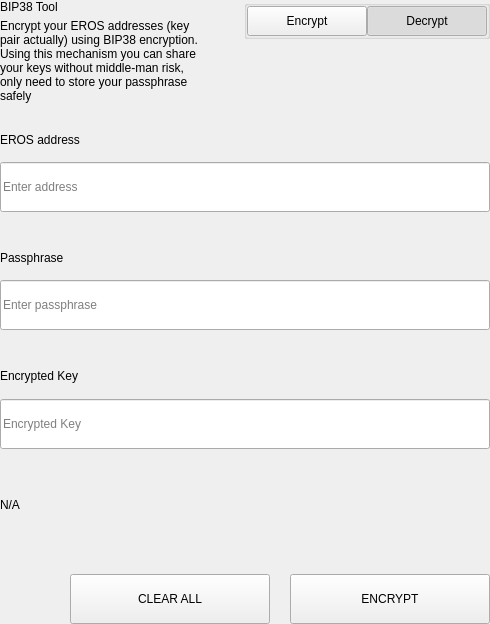
<?xml version="1.0" encoding="UTF-8"?>
<ui version="4.0">
 <class>SettingsBitToolWidget</class>
 <widget class="QWidget" name="SettingsBitToolWidget">
  <property name="geometry">
   <rect>
    <x>0</x>
    <y>0</y>
    <width>490</width>
    <height>624</height>
   </rect>
  </property>
  <property name="windowTitle">
   <string>Form</string>
  </property>
  <layout class="QVBoxLayout" name="verticalLayout">
   <property name="spacing">
    <number>0</number>
   </property>
   <property name="leftMargin">
    <number>0</number>
   </property>
   <property name="topMargin">
    <number>0</number>
   </property>
   <property name="rightMargin">
    <number>0</number>
   </property>
   <property name="bottomMargin">
    <number>0</number>
   </property>
   <item>
    <widget class="QWidget" name="left" native="true">
     <layout class="QVBoxLayout" name="verticalLayout_3">
      <property name="leftMargin">
       <number>0</number>
      </property>
      <property name="topMargin">
       <number>0</number>
      </property>
      <property name="rightMargin">
       <number>0</number>
      </property>
      <property name="bottomMargin">
       <number>0</number>
      </property>
      <item>
       <layout class="QVBoxLayout" name="verticalLayout_2">
        <property name="spacing">
         <number>0</number>
        </property>
        <item>
         <layout class="QHBoxLayout" name="horizontalLayout_3" stretch="3,1">
          <property name="spacing">
           <number>40</number>
          </property>
          <item>
           <layout class="QVBoxLayout" name="verticalLayoutTitle">
            <property name="spacing">
             <number>5</number>
            </property>
            <item>
             <widget class="QLabel" name="labelTitle">
              <property name="text">
               <string>BIP38 Tool</string>
              </property>
             </widget>
            </item>
            <item>
             <widget class="QLabel" name="labelSubtitle1">
              <property name="text">
               <string>Encrypt your EROS addresses (key pair actually) using BIP38 encryption.
Using this mechanism you can share your keys without middle-man risk, only need to store your passphrase safely</string>
              </property>
              <property name="wordWrap">
               <bool>true</bool>
              </property>
             </widget>
            </item>
           </layout>
          </item>
          <item alignment="Qt::AlignTop">
           <widget class="QGroupBox" name="groupBox">
            <property name="title">
             <string/>
            </property>
            <property name="alignment">
             <set>Qt::AlignLeading|Qt::AlignLeft|Qt::AlignTop</set>
            </property>
            <layout class="QHBoxLayout" name="horizontalLayout_4">
             <property name="spacing">
              <number>0</number>
             </property>
             <property name="leftMargin">
              <number>0</number>
             </property>
             <property name="topMargin">
              <number>0</number>
             </property>
             <property name="rightMargin">
              <number>0</number>
             </property>
             <property name="bottomMargin">
              <number>0</number>
             </property>
             <item>
              <spacer name="horizontalSpacer">
               <property name="orientation">
                <enum>Qt::Horizontal</enum>
               </property>
               <property name="sizeHint" stdset="0">
                <size>
                 <width>40</width>
                 <height>20</height>
                </size>
               </property>
              </spacer>
             </item>
             <item>
              <widget class="QPushButton" name="pushLeft">
               <property name="minimumSize">
                <size>
                 <width>120</width>
                 <height>30</height>
                </size>
               </property>
               <property name="maximumSize">
                <size>
                 <width>120</width>
                 <height>30</height>
                </size>
               </property>
               <property name="focusPolicy">
                <enum>Qt::NoFocus</enum>
               </property>
               <property name="text">
                <string>Encrypt</string>
               </property>
               <property name="checkable">
                <bool>true</bool>
               </property>
               <property name="autoExclusive">
                <bool>true</bool>
               </property>
              </widget>
             </item>
             <item>
              <widget class="QPushButton" name="pushRight">
               <property name="minimumSize">
                <size>
                 <width>120</width>
                 <height>30</height>
                </size>
               </property>
               <property name="maximumSize">
                <size>
                 <width>120</width>
                 <height>30</height>
                </size>
               </property>
               <property name="focusPolicy">
                <enum>Qt::NoFocus</enum>
               </property>
               <property name="text">
                <string>Decrypt</string>
               </property>
               <property name="checkable">
                <bool>true</bool>
               </property>
               <property name="checked">
                <bool>true</bool>
               </property>
               <property name="autoExclusive">
                <bool>true</bool>
               </property>
              </widget>
             </item>
            </layout>
           </widget>
          </item>
         </layout>
        </item>
        <item>
         <widget class="QStackedWidget" name="stackedWidget">
          <property name="currentIndex">
           <number>1</number>
          </property>
          <widget class="QWidget" name="pageDecrypt">
           <layout class="QVBoxLayout" name="verticalLayout_5">
            <property name="spacing">
             <number>0</number>
            </property>
            <property name="leftMargin">
             <number>0</number>
            </property>
            <property name="topMargin">
             <number>0</number>
            </property>
            <property name="rightMargin">
             <number>0</number>
            </property>
            <property name="bottomMargin">
             <number>0</number>
            </property>
            <item>
             <widget class="QWidget" name="widget" native="true">
              <property name="minimumSize">
               <size>
                <width>0</width>
                <height>100</height>
               </size>
              </property>
              <layout class="QVBoxLayout" name="verticalLayout_4">
               <property name="spacing">
                <number>0</number>
               </property>
               <property name="leftMargin">
                <number>0</number>
               </property>
               <property name="topMargin">
                <number>0</number>
               </property>
               <property name="rightMargin">
                <number>0</number>
               </property>
               <property name="bottomMargin">
                <number>0</number>
               </property>
               <item>
                <spacer name="verticalSpacer_2">
                 <property name="orientation">
                  <enum>Qt::Vertical</enum>
                 </property>
                 <property name="sizeType">
                  <enum>QSizePolicy::Fixed</enum>
                 </property>
                 <property name="sizeHint" stdset="0">
                  <size>
                   <width>20</width>
                   <height>20</height>
                  </size>
                 </property>
                </spacer>
               </item>
               <item>
                <layout class="QHBoxLayout" name="horizontalLayout_6" stretch="2">
                 <property name="spacing">
                  <number>0</number>
                 </property>
                 <item>
                  <layout class="QVBoxLayout" name="verticalLayout_7">
                   <property name="spacing">
                    <number>9</number>
                   </property>
                   <item>
                    <widget class="QLabel" name="labelSubtitleKey">
                     <property name="minimumSize">
                      <size>
                       <width>0</width>
                       <height>20</height>
                      </size>
                     </property>
                     <property name="maximumSize">
                      <size>
                       <width>16777215</width>
                       <height>20</height>
                      </size>
                     </property>
                     <property name="text">
                      <string>Encrypted key</string>
                     </property>
                    </widget>
                   </item>
                   <item>
                    <widget class="QLineEdit" name="lineEditKey">
                     <property name="minimumSize">
                      <size>
                       <width>0</width>
                       <height>50</height>
                      </size>
                     </property>
                     <property name="maximumSize">
                      <size>
                       <width>16777215</width>
                       <height>50</height>
                      </size>
                     </property>
                     <property name="placeholderText">
                      <string>Enter a encrypted key</string>
                     </property>
                    </widget>
                   </item>
                  </layout>
                 </item>
                </layout>
               </item>
               <item>
                <spacer name="verticalSpacer_3">
                 <property name="orientation">
                  <enum>Qt::Vertical</enum>
                 </property>
                 <property name="sizeType">
                  <enum>QSizePolicy::Fixed</enum>
                 </property>
                 <property name="sizeHint" stdset="0">
                  <size>
                   <width>20</width>
                   <height>20</height>
                  </size>
                 </property>
                </spacer>
               </item>
               <item>
                <layout class="QVBoxLayout" name="verticalLayout_9">
                 <property name="spacing">
                  <number>9</number>
                 </property>
                 <item>
                  <widget class="QLabel" name="labelSubtitlePassphrase">
                   <property name="maximumSize">
                    <size>
                     <width>16777215</width>
                     <height>20</height>
                    </size>
                   </property>
                   <property name="text">
                    <string>Passphrase</string>
                   </property>
                  </widget>
                 </item>
                 <item>
                  <widget class="QLineEdit" name="lineEditPassphrase">
                   <property name="minimumSize">
                    <size>
                     <width>0</width>
                     <height>50</height>
                    </size>
                   </property>
                   <property name="maximumSize">
                    <size>
                     <width>16777215</width>
                     <height>50</height>
                    </size>
                   </property>
                   <property name="placeholderText">
                    <string>Enter a passphrase</string>
                   </property>
                  </widget>
                 </item>
                </layout>
               </item>
               <item>
                <spacer name="verticalSpacer_4">
                 <property name="orientation">
                  <enum>Qt::Vertical</enum>
                 </property>
                 <property name="sizeType">
                  <enum>QSizePolicy::Fixed</enum>
                 </property>
                 <property name="sizeHint" stdset="0">
                  <size>
                   <width>20</width>
                   <height>20</height>
                  </size>
                 </property>
                </spacer>
               </item>
               <item>
                <widget class="QWidget" name="widget_3" native="true">
                 <property name="sizePolicy">
                  <sizepolicy hsizetype="Preferred" vsizetype="Fixed">
                   <horstretch>0</horstretch>
                   <verstretch>0</verstretch>
                  </sizepolicy>
                 </property>
                 <layout class="QVBoxLayout" name="verticalLayout_10">
                  <property name="spacing">
                   <number>9</number>
                  </property>
                  <property name="leftMargin">
                   <number>0</number>
                  </property>
                  <property name="topMargin">
                   <number>0</number>
                  </property>
                  <property name="rightMargin">
                   <number>0</number>
                  </property>
                  <property name="bottomMargin">
                   <number>0</number>
                  </property>
                  <item>
                   <widget class="QLabel" name="labelSubtitleDecryptResult">
                    <property name="minimumSize">
                     <size>
                      <width>0</width>
                      <height>20</height>
                     </size>
                    </property>
                    <property name="maximumSize">
                     <size>
                      <width>16777215</width>
                      <height>20</height>
                     </size>
                    </property>
                    <property name="text">
                     <string>Decrypted address result</string>
                    </property>
                   </widget>
                  </item>
                  <item>
                   <widget class="QWidget" name="widget_4" native="true">
                    <layout class="QHBoxLayout" name="horizontalLayout" stretch="6,0,1">
                     <property name="spacing">
                      <number>0</number>
                     </property>
                     <property name="leftMargin">
                      <number>0</number>
                     </property>
                     <property name="topMargin">
                      <number>0</number>
                     </property>
                     <property name="rightMargin">
                      <number>0</number>
                     </property>
                     <property name="bottomMargin">
                      <number>0</number>
                     </property>
                     <item alignment="Qt::AlignVCenter">
                      <widget class="QLineEdit" name="lineEditDecryptResult">
                       <property name="minimumSize">
                        <size>
                         <width>0</width>
                         <height>50</height>
                        </size>
                       </property>
                       <property name="maximumSize">
                        <size>
                         <width>16777215</width>
                         <height>50</height>
                        </size>
                       </property>
                       <property name="placeholderText">
                        <string>Decrypted Address</string>
                       </property>
                      </widget>
                     </item>
                     <item>
                      <spacer name="horizontalSpacer_4">
                       <property name="orientation">
                        <enum>Qt::Horizontal</enum>
                       </property>
                       <property name="sizeType">
                        <enum>QSizePolicy::Fixed</enum>
                       </property>
                       <property name="sizeHint" stdset="0">
                        <size>
                         <width>20</width>
                         <height>50</height>
                        </size>
                       </property>
                      </spacer>
                     </item>
                     <item>
                      <widget class="QPushButton" name="pushButtonImport">
                       <property name="minimumSize">
                        <size>
                         <width>140</width>
                         <height>40</height>
                        </size>
                       </property>
                       <property name="text">
                        <string>Import Address</string>
                       </property>
                      </widget>
                     </item>
                    </layout>
                   </widget>
                  </item>
                 </layout>
                </widget>
               </item>
               <item>
                <widget class="QLabel" name="statusLabel_DEC">
                 <property name="maximumSize">
                  <size>
                   <width>16777215</width>
                   <height>40</height>
                  </size>
                 </property>
                 <property name="text">
                  <string/>
                 </property>
                </widget>
               </item>
               <item>
                <spacer name="verticalSpacer">
                 <property name="orientation">
                  <enum>Qt::Vertical</enum>
                 </property>
                 <property name="sizeType">
                  <enum>QSizePolicy::Preferred</enum>
                 </property>
                 <property name="sizeHint" stdset="0">
                  <size>
                   <width>20</width>
                   <height>20</height>
                  </size>
                 </property>
                </spacer>
               </item>
               <item>
                <layout class="QHBoxLayout" name="horizontalLayout_7">
                 <property name="spacing">
                  <number>0</number>
                 </property>
                 <item>
                  <spacer name="horizontalSpacer_5">
                   <property name="orientation">
                    <enum>Qt::Horizontal</enum>
                   </property>
                   <property name="sizeType">
                    <enum>QSizePolicy::Expanding</enum>
                   </property>
                   <property name="sizeHint" stdset="0">
                    <size>
                     <width>40</width>
                     <height>20</height>
                    </size>
                   </property>
                  </spacer>
                 </item>
                 <item>
                  <widget class="QPushButton" name="pushButtonDecryptClear">
                   <property name="minimumSize">
                    <size>
                     <width>200</width>
                     <height>50</height>
                    </size>
                   </property>
                   <property name="maximumSize">
                    <size>
                     <width>200</width>
                     <height>50</height>
                    </size>
                   </property>
                   <property name="text">
                    <string>CLEAR</string>
                   </property>
                  </widget>
                 </item>
                 <item>
                  <spacer name="horizontalSpacer_3">
                   <property name="orientation">
                    <enum>Qt::Horizontal</enum>
                   </property>
                   <property name="sizeType">
                    <enum>QSizePolicy::Fixed</enum>
                   </property>
                   <property name="sizeHint" stdset="0">
                    <size>
                     <width>20</width>
                     <height>20</height>
                    </size>
                   </property>
                  </spacer>
                 </item>
                 <item>
                  <widget class="QPushButton" name="pushButtonDecrypt">
                   <property name="minimumSize">
                    <size>
                     <width>200</width>
                     <height>50</height>
                    </size>
                   </property>
                   <property name="maximumSize">
                    <size>
                     <width>200</width>
                     <height>50</height>
                    </size>
                   </property>
                   <property name="text">
                    <string>DECRYPT KEY</string>
                   </property>
                  </widget>
                 </item>
                </layout>
               </item>
              </layout>
             </widget>
            </item>
           </layout>
          </widget>
          <widget class="QWidget" name="pageEncrypt">
           <layout class="QVBoxLayout" name="verticalLayout_11">
            <property name="spacing">
             <number>0</number>
            </property>
            <property name="leftMargin">
             <number>0</number>
            </property>
            <property name="topMargin">
             <number>0</number>
            </property>
            <property name="rightMargin">
             <number>0</number>
            </property>
            <property name="bottomMargin">
             <number>0</number>
            </property>
            <item>
             <spacer name="verticalSpacer_8">
              <property name="orientation">
               <enum>Qt::Vertical</enum>
              </property>
              <property name="sizeType">
               <enum>QSizePolicy::Fixed</enum>
              </property>
              <property name="sizeHint" stdset="0">
               <size>
                <width>20</width>
                <height>20</height>
               </size>
              </property>
             </spacer>
            </item>
            <item>
             <widget class="QWidget" name="containerAddressEnc" native="true">
              <layout class="QVBoxLayout" name="containerAddressEncLayout">
               <property name="spacing">
                <number>5</number>
               </property>
               <property name="leftMargin">
                <number>0</number>
               </property>
               <property name="topMargin">
                <number>0</number>
               </property>
               <property name="rightMargin">
                <number>0</number>
               </property>
               <property name="bottomMargin">
                <number>0</number>
               </property>
               <item>
                <widget class="QLabel" name="labelSubtitleAddress">
                 <property name="minimumSize">
                  <size>
                   <width>0</width>
                   <height>20</height>
                  </size>
                 </property>
                 <property name="maximumSize">
                  <size>
                   <width>16777215</width>
                   <height>20</height>
                  </size>
                 </property>
                 <property name="text">
                  <string>EROS address</string>
                 </property>
                </widget>
               </item>
               <item>
                <widget class="QLineEdit" name="addressIn_ENC">
                 <property name="minimumSize">
                  <size>
                   <width>0</width>
                   <height>50</height>
                  </size>
                 </property>
                 <property name="placeholderText">
                  <string>Enter address</string>
                 </property>
                </widget>
               </item>
              </layout>
             </widget>
            </item>
            <item>
             <spacer name="verticalSpacer_6">
              <property name="orientation">
               <enum>Qt::Vertical</enum>
              </property>
              <property name="sizeType">
               <enum>QSizePolicy::Fixed</enum>
              </property>
              <property name="sizeHint" stdset="0">
               <size>
                <width>20</width>
                <height>20</height>
               </size>
              </property>
             </spacer>
            </item>
            <item>
             <widget class="QWidget" name="containerAddress" native="true">
              <layout class="QHBoxLayout" name="horizontalLayout_9" stretch="2">
               <property name="spacing">
                <number>0</number>
               </property>
               <property name="leftMargin">
                <number>0</number>
               </property>
               <property name="topMargin">
                <number>0</number>
               </property>
               <property name="rightMargin">
                <number>0</number>
               </property>
               <property name="bottomMargin">
                <number>0</number>
               </property>
               <item>
                <layout class="QVBoxLayout" name="verticalLayout_8">
                 <property name="spacing">
                  <number>5</number>
                 </property>
                 <item>
                  <widget class="QLabel" name="labelSubtitleMessage">
                   <property name="minimumSize">
                    <size>
                     <width>0</width>
                     <height>20</height>
                    </size>
                   </property>
                   <property name="maximumSize">
                    <size>
                     <width>16777215</width>
                     <height>20</height>
                    </size>
                   </property>
                   <property name="text">
                    <string>Passphrase</string>
                   </property>
                  </widget>
                 </item>
                 <item>
                  <widget class="QLineEdit" name="passphraseIn_ENC">
                   <property name="minimumSize">
                    <size>
                     <width>0</width>
                     <height>50</height>
                    </size>
                   </property>
                   <property name="maximumSize">
                    <size>
                     <width>16777215</width>
                     <height>50</height>
                    </size>
                   </property>
                   <property name="placeholderText">
                    <string>Enter passphrase</string>
                   </property>
                  </widget>
                 </item>
                </layout>
               </item>
              </layout>
             </widget>
            </item>
            <item>
             <spacer name="verticalSpacer_7">
              <property name="orientation">
               <enum>Qt::Vertical</enum>
              </property>
              <property name="sizeType">
               <enum>QSizePolicy::Fixed</enum>
              </property>
              <property name="sizeHint" stdset="0">
               <size>
                <width>20</width>
                <height>20</height>
               </size>
              </property>
             </spacer>
            </item>
            <item>
             <widget class="QWidget" name="widget_2" native="true">
              <property name="minimumSize">
               <size>
                <width>0</width>
                <height>75</height>
               </size>
              </property>
              <property name="maximumSize">
               <size>
                <width>16777215</width>
                <height>16777215</height>
               </size>
              </property>
              <layout class="QVBoxLayout" name="verticalLayout_6">
               <property name="leftMargin">
                <number>0</number>
               </property>
               <property name="topMargin">
                <number>0</number>
               </property>
               <property name="rightMargin">
                <number>0</number>
               </property>
               <property name="bottomMargin">
                <number>0</number>
               </property>
               <item>
                <widget class="QLabel" name="labelSubtitleEncryptedKey">
                 <property name="minimumSize">
                  <size>
                   <width>0</width>
                   <height>20</height>
                  </size>
                 </property>
                 <property name="maximumSize">
                  <size>
                   <width>16777215</width>
                   <height>20</height>
                  </size>
                 </property>
                 <property name="text">
                  <string>Encrypted Key</string>
                 </property>
                </widget>
               </item>
               <item>
                <widget class="QLineEdit" name="encryptedKeyOut_ENC">
                 <property name="minimumSize">
                  <size>
                   <width>0</width>
                   <height>50</height>
                  </size>
                 </property>
                 <property name="placeholderText">
                  <string>Encrypted Key</string>
                 </property>
                </widget>
               </item>
              </layout>
             </widget>
            </item>
            <item>
             <widget class="QLabel" name="statusLabel_ENC">
              <property name="text">
               <string notr="true">N/A</string>
              </property>
             </widget>
            </item>
            <item>
             <spacer name="verticalSpacer_5">
              <property name="orientation">
               <enum>Qt::Vertical</enum>
              </property>
              <property name="sizeType">
               <enum>QSizePolicy::Fixed</enum>
              </property>
              <property name="sizeHint" stdset="0">
               <size>
                <width>20</width>
                <height>20</height>
               </size>
              </property>
             </spacer>
            </item>
            <item>
             <layout class="QHBoxLayout" name="horizontalLayout_8">
              <property name="spacing">
               <number>0</number>
              </property>
              <item>
               <spacer name="horizontalSpacer_6">
                <property name="orientation">
                 <enum>Qt::Horizontal</enum>
                </property>
                <property name="sizeType">
                 <enum>QSizePolicy::Expanding</enum>
                </property>
                <property name="sizeHint" stdset="0">
                 <size>
                  <width>40</width>
                  <height>20</height>
                 </size>
                </property>
               </spacer>
              </item>
              <item>
               <widget class="QPushButton" name="pushButtonClear">
                <property name="minimumSize">
                 <size>
                  <width>200</width>
                  <height>50</height>
                 </size>
                </property>
                <property name="focusPolicy">
                 <enum>Qt::NoFocus</enum>
                </property>
                <property name="text">
                 <string>CLEAR ALL</string>
                </property>
               </widget>
              </item>
              <item>
               <spacer name="horizontalSpacer_2">
                <property name="orientation">
                 <enum>Qt::Horizontal</enum>
                </property>
                <property name="sizeType">
                 <enum>QSizePolicy::Fixed</enum>
                </property>
                <property name="sizeHint" stdset="0">
                 <size>
                  <width>20</width>
                  <height>20</height>
                 </size>
                </property>
               </spacer>
              </item>
              <item>
               <widget class="QPushButton" name="pushButtonEncrypt">
                <property name="minimumSize">
                 <size>
                  <width>200</width>
                  <height>50</height>
                 </size>
                </property>
                <property name="maximumSize">
                 <size>
                  <width>200</width>
                  <height>50</height>
                 </size>
                </property>
                <property name="focusPolicy">
                 <enum>Qt::NoFocus</enum>
                </property>
                <property name="text">
                 <string>ENCRYPT</string>
                </property>
               </widget>
              </item>
             </layout>
            </item>
           </layout>
          </widget>
         </widget>
        </item>
       </layout>
      </item>
     </layout>
    </widget>
   </item>
  </layout>
 </widget>
 <resources/>
 <connections/>
</ui>
